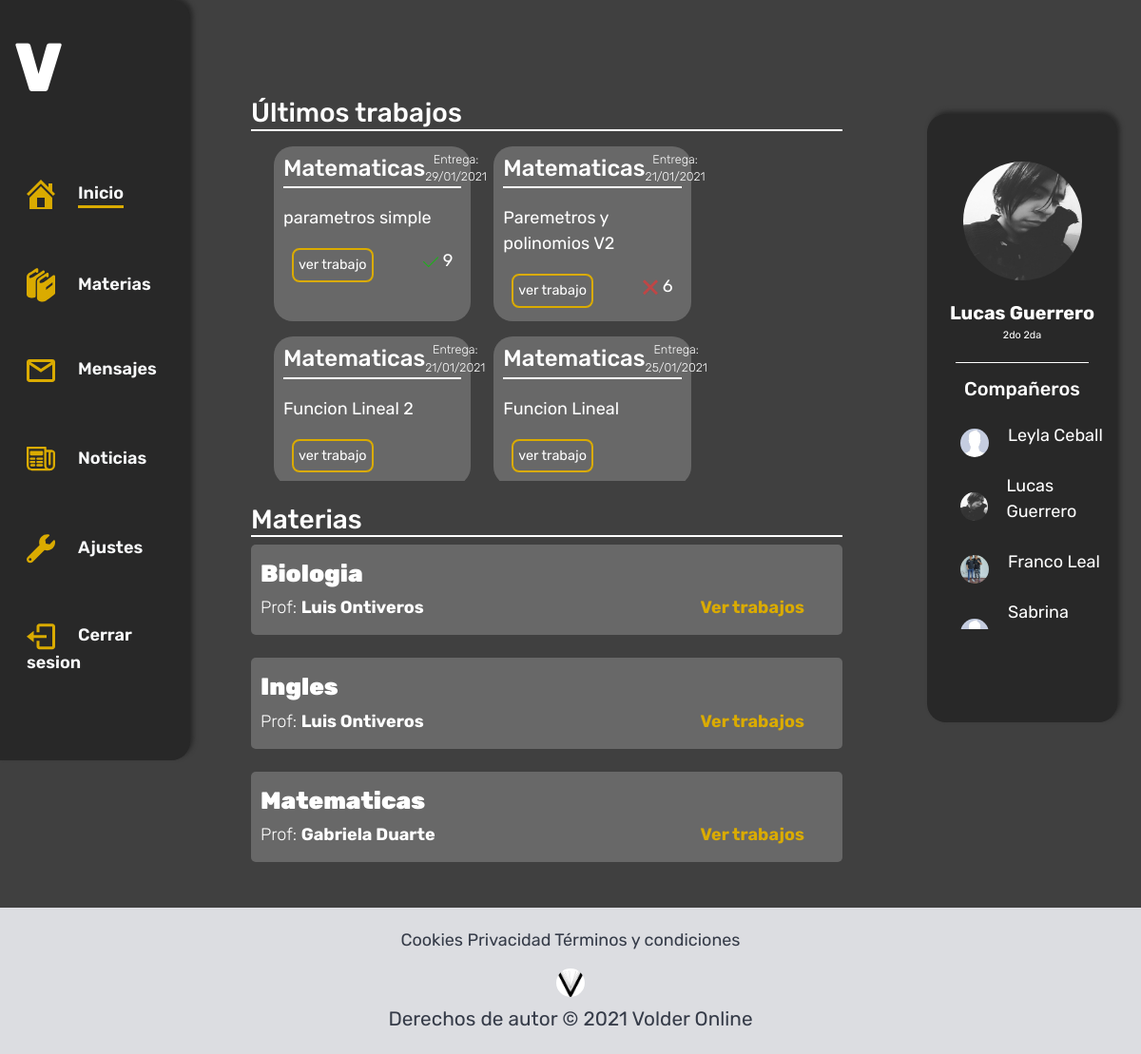
Before: /estudiante/ (signed in) with the older database file.
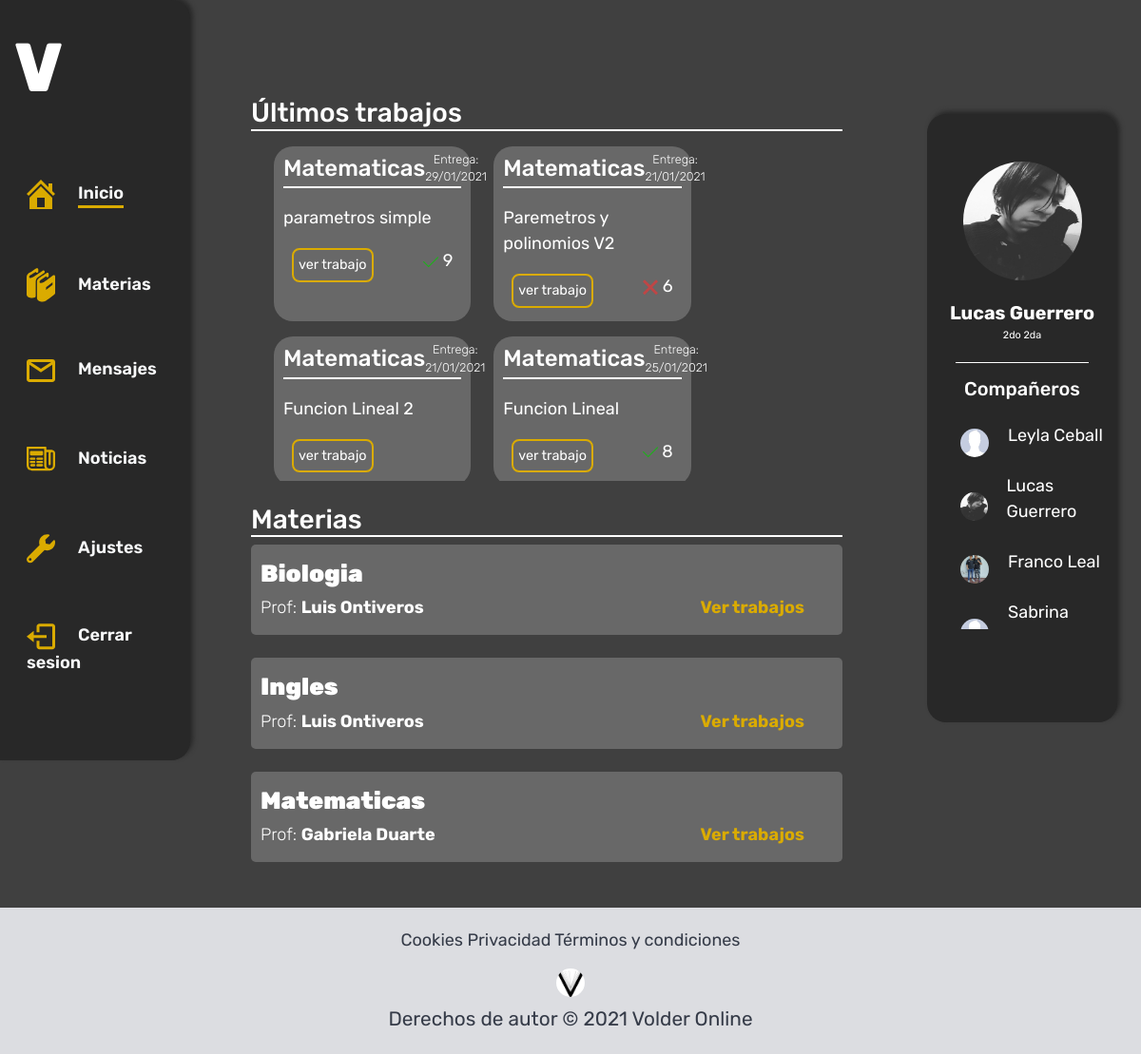
After: the same page with the newer database file.
### usuarios/models.py (models this page shows, shortened)
class Trabajo(models.Model):
    titulo = models.CharField(max_length=50)
    materia = models.ForeignKey(Materia, on_delete = models.CASCADE, null=True, blank=True)
    fecha_de_subida = models.DateTimeField(auto_now_add=True)
    fecha_de_entrega = models.DateTimeField(auto_now_add=False)
    tipo_de_trabajo = models.ForeignKey(TipoDeTarea, on_delete = models.CASCADE, null=True, blank=True)
    consigna = models.CharField(max_length=50)
    contenido = models.TextField()
    fuentes = models.CharField(max_length=50)
    class Meta():
        ordering = ['-fecha_de_subida']
    def __str__(self):
        return self.titulo

class Materia(models.Model):
    nombre = models.CharField(max_length=50)
    curso = models.ForeignKey(Cursoos, on_delete = models.CASCADE, null=True, blank=True)
    profesor = models.ForeignKey(Profesor, on_delete = models.CASCADE, null=True, blank=True)
    trabajos_entregados = models.IntegerField(null=True, blank=True)
    class Meta():
        ordering = ['nombre']

class NotaTrabajo(models.Model):
    estadoNota = (
        ('1', '1'),
        ('2', '2'),
        ('3', '3'),
        ('4', '4'),
        ('5', '5'),
        ('6', '6'),
        ('7', '7'),
        ('8', '8'),
        ('9', '9'),
        ('10', '10')
    )
    respuestaTrabajo = models.ForeignKey(RespuestaTrabajo, on_delete = models.CASCADE)
    comentario = models.TextField(max_length=200, null=True, blank=True)
    nota = models.CharField(max_length=20, choices=estadoNota)

class Profesor(models.Model):
    user = models.OneToOneField(User, on_delete = models.CASCADE)
    nombre = models.CharField(max_length=50)
    apellido = models.CharField(max_length=50)
    dni = models.IntegerField(unique=True)
    foto =  models.ImageField(upload_to="fotos_de_perfil/profesor", null=True, blank=True)
    class Meta():
        ordering = ['apellido']
    def __str__(self):
        nombre_y_apellido = self.nombre + " " + self.apellido
        return nombre_y_apellido

class Estudiante(models.Model):
    user = models.OneToOneField(User, on_delete = models.CASCADE)
    nombre = models.CharField(max_length=50)
    apellido = models.CharField(max_length=50)
    dni = models.IntegerField(unique=True)
    curso = models.ForeignKey(Cursoos, on_delete = models.CASCADE, null=True, blank=True)
    foto =  models.ImageField(upload_to="fotos_de_perfil/estudiante", null=True, blank=True)
    class Meta():
        ordering = ['apellido']
    def __str__(self):
        nombre_y_apellido = self.nombre + " " + self.apellido
        return nombre_y_apellido
    @property
    def imageURL(self):
        try:
            url = self.foto.url
        except:
            url = "/static/img/fotoPerfil.jpg"
        return url

### volder_app/decorators.py (the view)
        def wrapper(request, *args, **kwargs):
            if not hasattr(request.user, self.attribute):
                return redirect(self.redirect_to_url, **self.args_dict_to_redirect)
            return view(request, *args, **kwargs)

### volder_app/templates/volder/main.html (shortened to what this page needs)
{% extends 'volder/base.html' %}
{% load static %}
{% block content %}
<div class="mid-contenido-animacion col-12 col-md-7 mx-auto my-4 px-4">
    <div class="contenido-block tarea-animacion col-12 col-md-12  mx-auto mt-2" >
        <h3 class="contenido--block--title col-12">Últimos trabajos</h3>
        <div  class="row block--cont">
            {% for trabajo in trabajos %}
                    <div id="trabajo-{{trabajo.id}}" class="trabajo trabajos-animacion col-10 col-md-4 my-2 ml-4">
                        <div class="trabajo--titulo">
                            <h4 class="titulo--nombre">{{trabajo.materia.nombre}}</h4>
                            <p class="titulo--fecha"> Entrega: <br> {{trabajo.fecha_de_entrega|date:'d/m/Y'}}</p>
                        </div>
                        <p class="trabajo--p">  {{trabajo}}  </p>
                        <div class="trabajo--end">
                            <a id="button-{{trabajo.id}}" href="{% url 'trabajo' trabajo.id %}" class="btn">ver trabajo</a>
                            {% for nota in notas %}
                                {% if nota.respuestaTrabajo.trabajo == trabajo %}
                                    <div class="trabajo--nota">
                                    <span>{{nota.nota}}</span>
                                    </div>
                                {% endif %}
                            {% endfor %}
                        </div>
                    </div>
            {% endfor %}
        </div>
    </div>
    <div  class="contenido-block tarea2-animacion col-12 mx-auto my-4">
        <h3 id="materias" class="contenido--block--title col-12">Materias</h3>
        {% for materia in materias %}
            <div class="materia col-12 mb-4 mx-auto">
                <h4 class="materia--titulo">{{materia.nombre}}</h4>
                <div class="row">
                    <p class="materia--p">Prof: <a href="{% url 'mensajes' materia.profesor.user_id %}">{{materia.profesor}} </a> </p>
                    <a href="materia/{{materia.id}}" class="materia--a">Ver trabajos</a>
                </div>
            </div>
        {% endfor %}
    </div>
</div>
{% include 'volder/perfil_alumno.html' %}
{% endblock %}

### volder_app/templates/volder/perfil_alumno.html
{% load static %}
<div id="container" class="container container-animacion col-10 col-md-2 my-4 ">
    <div class="perfil">
        <img class="foto" src="{{user.estudiante.imageURL}}">
        <div class="nombre">
            <p>{{user.estudiante.nombre}} {{user.estudiante.apellido}}</p>
        </div>
        <div class="curso">
            <p>{{user.estudiante.curso.curso}} {{user.estudiante.curso.division}}</p>
        </div>
    </div>
    <div class="compañeros compañeros-animacion row">
        <div class="compañeros--titulo mx-auto mb-3">
            <h5>Compañeros</h5>
        </div>
        {% for compañero in compañero %}
            <div class="perfil-compañero">
                <a href="{% url 'mensajes' compañero.user_id %}">
                    <img class="foto-compañeros" src="{{compañero.imageURL}}">
                    <div class="nick">
                        <p>{{compañero}}</p>
                    </div>
                </a>
            </div>
        {% endfor %}
    </div>
</div>

Changed rows visible on the page:
added NotaTrabajo: nota "8", shown under Trabajo "Funcion Lineal"
